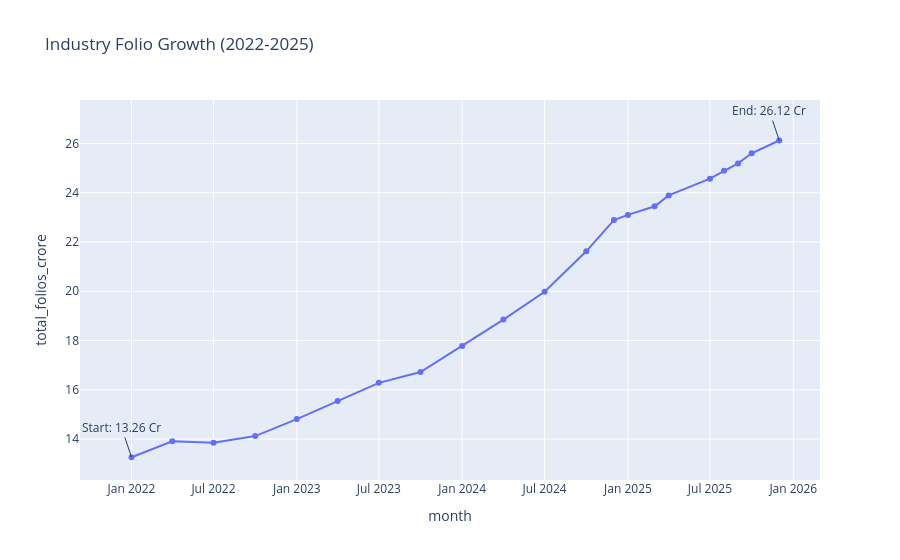

Here is the notebook cell this chart was saved with:
### Code cell
start = folio.iloc[0]
end = folio.iloc[-1]

fig = px.line(
    folio,
    x='month',
    y='total_folios_crore',
    markers=True,
    title='Industry Folio Growth (2022-2025)'
)

fig.add_annotation(
    x=start['month'],
    y=start['total_folios_crore'],
    text=f"Start: {start['total_folios_crore']} Cr",
    showarrow=True
)

fig.add_annotation(
    x=end['month'],
    y=end['total_folios_crore'],
    text=f"End: {end['total_folios_crore']} Cr",
    showarrow=True
)

fig.show()

### Figure 1 — Plotly figure (JSON) as saved in the notebook; plotly's stock layout.template omitted (floating-point values rounded to 4 significant figures)
{"data": [{"hovertemplate": "month=%{x}<br>total_folios_crore=%{y}<extra></extra>", "legendgroup": "", "line": {"color": "#636efa", "dash": "solid"}, "marker": {"symbol": "circle"}, "mode": "lines+markers", "name": "", "orientation": "v", "showlegend": false, "type": "scatter", "x": ["2022-01-01T00:00:00.000000", "2022-04-01T00:00:00.000000", "2022-07-01T00:00:00.000000", "2022-10-01T00:00:00.000000", "2023-01-01T00:00:00.000000", "2023-04-01T00:00:00.000000", "2023-07-01T00:00:00.000000", "2023-10-01T00:00:00.000000", "2024-01-01T00:00:00.000000", "2024-04-01T00:00:00.000000", "2024-07-01T00:00:00.000000", "2024-10-01T00:00:00.000000", "2024-12-01T00:00:00.000000", "2025-01-01T00:00:00.000000", "2025-03-01T00:00:00.000000", "2025-04-01T00:00:00.000000", "2025-07-01T00:00:00.000000", "2025-08-01T00:00:00.000000", "2025-09-01T00:00:00.000000", "2025-10-01T00:00:00.000000", "2025-12-01T00:00:00.000000"], "xaxis": "x", "y": [13.26, 13.91, 13.85, 14.12, 14.81, 15.54, 16.28, 16.72, 17.78, 18.85, 19.98, 21.62, 22.89, 23.1, 23.45, 23.89, 24.57, 24.89, 25.19, 25.6, 26.12], "yaxis": "y"}], "layout": {"annotations": [{"showarrow": true, "text": "Start: 13.26 Cr", "x": "2022-01-01T00:00:00", "y": 13.26}, {"showarrow": true, "text": "End: 26.12 Cr", "x": "2025-12-01T00:00:00", "y": 26.12}], "legend": {"tracegroupgap": 0}, "title": {"text": "Industry Folio Growth (2022-2025)"}, "xaxis": {"anchor": "y", "domain": [0, 1], "title": {"text": "month"}}, "yaxis": {"anchor": "x", "domain": [0, 1], "title": {"text": "total_folios_crore"}}}}
